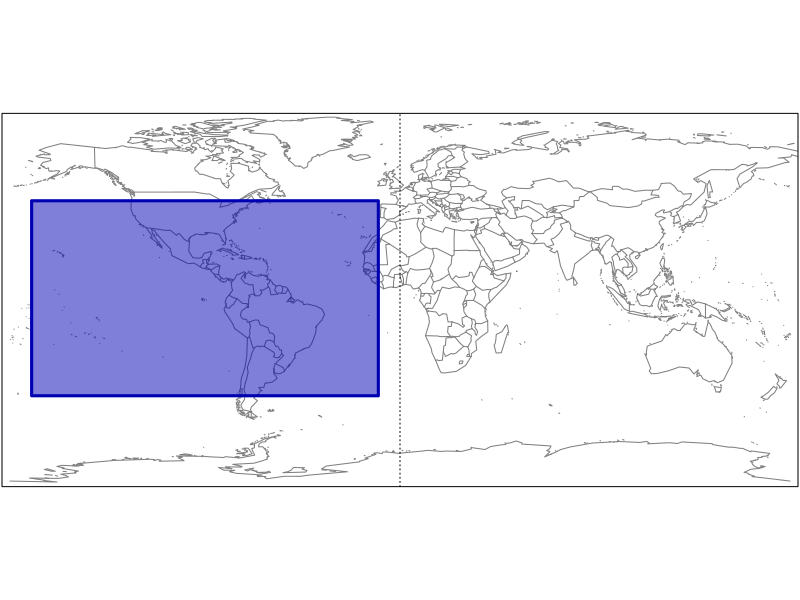
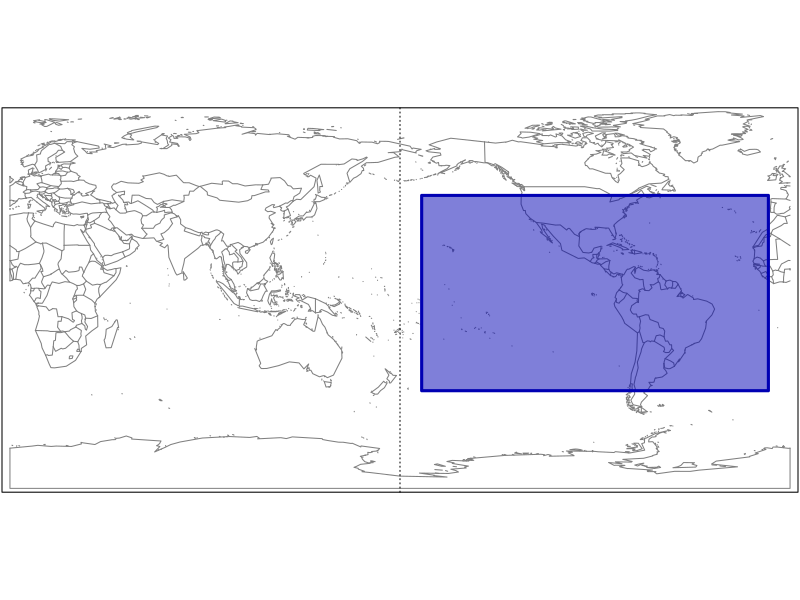

The R script that drew these images, in order:
library(maps)
library(sf)
library(dplyr)

#' Convert bounding box [0,360] longitudes to [-180, 180]
#'
#' Bounding boxes are 4 element vectors of [west, east, south, north]
#'
#' @export
#' @param x numeric bounding box vector, no check is done for being withing 0,360 range
#' @return numeric bounding box vector
to180BB <- function(x) {
  x[1:2] <- to180(x[1:2])
  if (identical(x[1], 180)) x[1] <- -180
  x}

#' Convert [-180,180] bounding box longitudes to [0,360]
#'
#' Bounding boxes are 4 element vectors of [west, east, south, north]
#'
#' @export
#' @param x numeric bounding box vector, no check is done for being withing 0,360 range
#' @return numeric bounding box vector
to360BB <- function(x) {
  x[1:2] <- to360(x[1:2])
  if (identical(x[1], 360)) x[1] <- 0   # western edge
  if (identical(x[2], 0)) x[2] <- 360   # eastern edge
  
  x
}

#' Convert [0,360] longitudes to [-180, 180]
#'
#' @export
#' @param x numeric vector, no check is done for being withing [0, 360] range
#' @return numeric vector
to180 <- function(x) {((x + 180) %% 360) - 180}

#' Convert [-180,180] longitudes to [0, 360]
#'
#' @export
#' @param x numeric vector, no check is done for being within [0,3 60] range
#' @return numeric vector
to360 <- function(x) {x %% 360}


#' Convert a bounding box to a sf of type GEOMETRY
#' 
#' @param bb numeric, 4 element bouding box or a list with
#'        multiple bb vectors
#' @param crs character, coordinate reference
#' @return sf of geometry type POLYGON
bb_to_polygon <- function(bb = c(-170,-10,-60,60),
                          crs = "+init=epsg:4326"){
  if (!is.list(bb)) bb <- list(bb1 = bb)
  pp <- lapply(seq_len(length(bb)),
      function(i){
        x <- bb[[i]]
        sf::st_polygon(x = list(cbind(x[c(1,2,2,1,1)], 
                                      x[c(3,3,4,4,3)]))) %>%
        sf::st_sfc(crs = crs) %>%
        sf::st_sf() %>%
        dplyr::mutate(ID = i)
      })
   do.call(rbind, pp)
}  


#' Split a bounding box into two at \code{at}
#' 
#' @param bb numeric, 4 element bouding box
#' @param at numeric, longitude to split around
#' @return list of one or more bounding box vectors
bb_split <- function(bb = c(-170,50,-60,60),
                     at = 0){
  if (bb[1] < at && bb[2] > at){
    x <- list(
      bb1 = c(bb[1], 0, bb[3:4]),
      bb2 = c(0, bb[2:4])
    )
  } else {
    x <- list(
      bb1 = bb
    )
  }
  x
}

#' Test if a blunding box straddles a longitude
#' 
#' @param bb numeric, 4 element bouding box
#' @param at numeric, longitude to split around
#' @return logical
bb_straddles <- function(bb = c(-170,50,-60,60),
                         at = 0){
  bb[1] < at && bb[2] > at
}


draw_map <- function(database = 'world', 
                     base_col = 'gray50',
                     bb = NULL, 
                     main = NA,
                     lwd = 2,
                    ofile = NA){
 
  if (!is.na(ofile)) png(ofile, width = 400, height = 200)
  xlim <- switch(database[1],
                 'world' = c(-180, 180),
                 "world2" = c(0, 360))
  map(database = database,
      xlim = xlim,
      col = base_col,
      mar = c(0.1,0.1,0.2,0.1))
  box(col = 'black')
  if (!is.na(main)) title(main)
  abline(v = mean(xlim), lty = 'dotted')
  if (!is.null(bb)){
    pp <- bb_to_polygon(bb)
    plot(st_geometry(pp), 
         col = sf.colors(n = nrow(pp), alpha = 0.5), 
         alpha = 0.7,
         border = sf::sf.colors(n = nrow(pp), alpha = 1), 
         lwd = 3,
         add = TRUE)
  }
  if (!is.na(ofile)) dev.off()
}


draw_raster <- function(r,
                     base_col = 'gray50',
                     bb = NULL, 
                     main = NA,
                     lwd = 2,
                     ofile = NA){
  
  if (!is.na(ofile)) png(ofile, width = 400, height = 200)
  plot(r)
  if (raster::xmax(r) > 181){
    database = "world2"
    xlim = c(0,360)
  } else {
    database = "world"
    xlim = c(-180, 180)
  }
  map(database = database,
      col = base_col,
      add = TRUE)
  if (!is.na(main)) title(main)
  abline(v = mean(xlim), lty = 'dotted')
  if (!is.null(bb)){
    pp <- bb_to_polygon(bb)
    cols <- 
    plot(st_geometry(pp), 
         col = sf::sf.colors(n = nrow(pp), alpha = 0.5), 
         alpha = 0.7,
         border = sf::sf.colors(n = nrow(pp), alpha = 1), 
         lwd = 3,
         add = TRUE)
  }
  if (!is.na(ofile)) dev.off()
}




bb1_180 <- c(-170, -10, -45, 45)
bb1_360 <- to360BB(bb1_180)
draw_map(database = "world",  bb = bb1_180, ofile = "world-bb1.png")
draw_map(database = "world2", bb = bb1_360, ofile = "world2-bb1.png")

bb2_180 <- c(-170, 50, -45, 45)
bb2s_180 <- bb_split(bb2_180)
bb2_360 <- sapply(bb2s_180, to360BB, simplify = FALSE)
